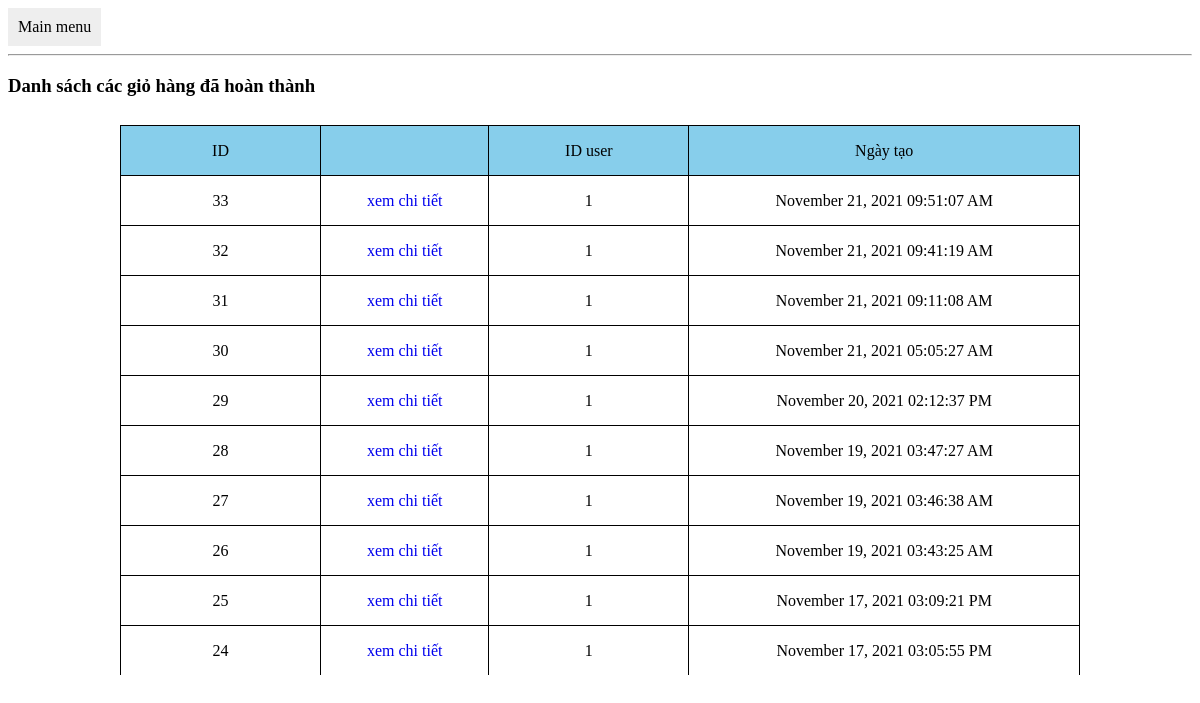
Screenshot of /admin/data_history.php with the database file from the repository.
### tables this page shows
CREATE TABLE `tbl_gio_hang` (
  `id_cart` int(100) NOT NULL,
  `id_user` int(100) NOT NULL,
  `status` varchar(100) NOT NULL,
  `date` date NOT NULL,
  `time` varchar(100) NOT NULL
);

### classes/func.php (called while the page is built, shortened)
<?php
    function query_id_don_hang_done($mysqli){
        $sql ="SELECT * FROM tbl_gio_hang WHERE status='done'  ORDER BY id_cart DESC";
        $query=mysqli_query($mysqli,$sql);
        return $query;
    }
?>

### admin/data_history.php (the view, shortened to what this page needs)
                <div class="menu">
                        <a href="index.php">Main menu</a>
                </div>
                <hr>
<?php
        include('../config/config.php');
        include('../classes/func.php');
        $query_id_gio_hang =query_id_don_hang_done($mysqli);
            ?>
                <h3>Danh sách các giỏ hàng đã hoàn thành</h3>
                <div class="main-body">
                    <table>
                            <tr style="background-color:skyblue">
                                <td style="width:60px">ID</td>
                                <td style="width:50px"></td>
                                <td style="width:60px">ID user</td>
                                <td style="width:120px">Ngày tạo</td>
                            </tr>
                            <?php while($row_don_hang = mysqli_fetch_array($query_id_gio_hang)){?>
                            <tr>
                                    <td><?php echo $row_don_hang['id_cart'];?></td>
                                    <td><a href="data_history.php?detail=show&id_cart=<?php echo $row_don_hang['id_cart'];?>">xem chi tiết</a></td>
                                    <td><?php echo $row_don_hang['id_user'];?></td>
                                    <td><?php echo $row_don_hang['time'];?></td>
                            </tr>
                            <?php } ?>
                     </table>
                </div>

### admin/data_history.php (style rules this page uses)
a { text-decoration: none; }
table { width: 960px; border-collapse:collapse; background-color: #fff; text-align: center; padding: 10px; margin: 10px auto; }
tr { height: 50px; border:1px solid black; }
td { border:1px solid black; }
.main-body { width: 1080px; height: 560px; margin: 0 auto; overflow-y: scroll; }
.menu a { display: inline-block; padding :10px; color: black; background-color: #eee; }

### rows the page displays
tbl_gio_hang: id_cart "33", id_user "1", time "November 21, 2021 09:51:07 AM"
tbl_gio_hang: id_cart "32", id_user "1", time "November 21, 2021 09:41:19 AM"
tbl_gio_hang: id_cart "31", id_user "1", time "November 21, 2021 09:11:08 AM"
tbl_gio_hang: id_cart "30", id_user "1", time "November 21, 2021 05:05:27 AM"
tbl_gio_hang: id_cart "29", id_user "1", time "November 20, 2021 02:12:37 PM"
tbl_gio_hang: id_cart "28", id_user "1", time "November 19, 2021 03:47:27 AM"
tbl_gio_hang: id_cart "27", id_user "1", time "November 19, 2021 03:46:38 AM"
tbl_gio_hang: id_cart "26", id_user "1", time "November 19, 2021 03:43:25 AM"
tbl_gio_hang: id_cart "25", id_user "1", time "November 17, 2021 03:09:21 PM"
tbl_gio_hang: id_cart "24", id_user "1", time "November 17, 2021 03:05:55 PM"
